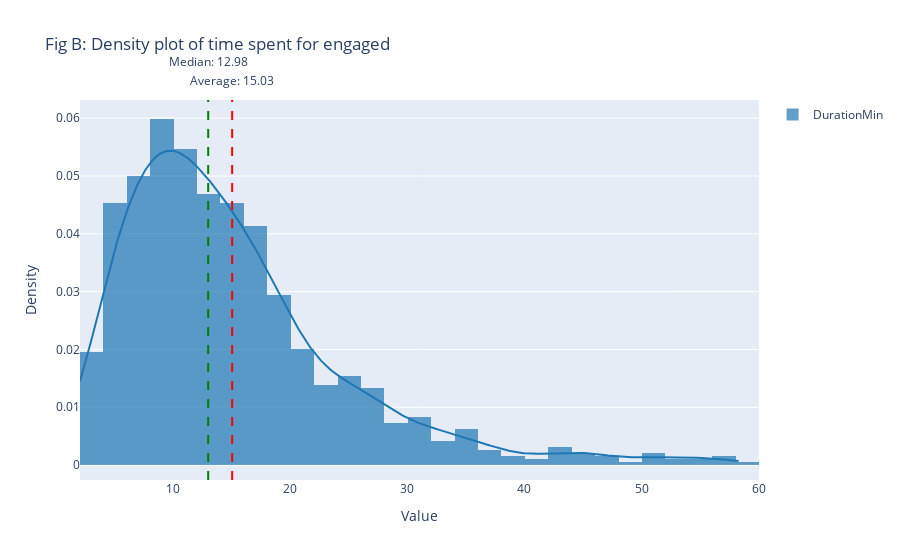

The cell this chart's notebook holds for it:
### Markdown cell above
#### Time spent on surveys

### Code cell
import plotly.express as px
import plotly.figure_factory as ff


clean_data = pd.read_csv(OUT / "data" / "data_clean.csv")

clean_data = clean_data[clean_data['aware'] == 0]

clean_data['DurationMin'] = clean_data['Duration (in seconds)'] / 60

clean_data = clean_data[clean_data['DurationMin'] < 60]

# Calculate the average and median
average_duration = clean_data['DurationMin'].mean()
median_duration = clean_data['DurationMin'].median()

fig = ff.create_distplot([clean_data['DurationMin']], ['DurationMin'], show_curve=True, show_rug=False, bin_size=2.0)

fig.add_shape(
    type='line',
    x0=average_duration,
    x1=average_duration,
    y0=0,
    y1=1,
    xref='x',
    yref='paper',
    line=dict(color='red', width=2, dash='dash'),
    name=f'Average: {average_duration:.2f}'
)

fig.add_shape(
    type='line',
    x0=median_duration,
    x1=median_duration,
    y0=0,
    y1=1,
    xref='x',
    yref='paper',
    line=dict(color='green', width=2, dash='dash'),
    name=f'Median: {median_duration:.2f}'
)

# Add labels for average and median values
fig.add_annotation(
    x=average_duration,
    y=1.08,
    xref='x',
    yref='paper',
    text=f'Average: {average_duration:.2f}',
    showarrow=False,
    arrowhead=4,
    ax=0,
    ay=-40
)

fig.add_annotation(
    x=median_duration,
    y=1.13,
    xref='x',
    yref='paper',
    text=f'Median: {median_duration:.2f}',
    showarrow=False,
    arrowhead=4,
    ax=0,
    ay=-40
)

# Update the layout if needed
fig.update_layout(
    title='Density Plot with Smooth Line',
    xaxis_title='Value',
    yaxis_title='Density'
)
# Update the layout if needed
fig.update_layout(title='Fig B: Density plot of time spent for engaged', xaxis_title='Value', yaxis_title='Density')


# Show the plot
fig.show()

### Figure 1 — Plotly figure (JSON) as saved in the notebook; plotly's stock layout.template omitted (floating-point values rounded to 4 significant figures; data arrays with more than 128 entries replaced by an {"elided": "..."} marker saying what was removed)
{"data": [{"autobinx": false, "histnorm": "probability density", "legendgroup": "DurationMin", "marker": {"color": "rgb(31, 119, 180)"}, "name": "DurationMin", "opacity": 0.7, "type": "histogram", "x": {"elided": "969 float values"}, "xaxis": "x", "xbins": {"end": 58.4, "size": 2, "start": 2.033}, "yaxis": "y"}, {"legendgroup": "DurationMin", "marker": {"color": "rgb(31, 119, 180)"}, "mode": "lines", "name": "DurationMin", "showlegend": false, "type": "scatter", "x": {"elided": "500 float values"}, "xaxis": "x", "y": {"elided": "500 float values"}, "yaxis": "y"}], "layout": {"annotations": [{"arrowhead": 4, "ax": 0, "ay": -40, "showarrow": false, "text": "Average: 15.03", "x": 15.03, "xref": "x", "y": 1.08, "yref": "paper"}, {"arrowhead": 4, "ax": 0, "ay": -40, "showarrow": false, "text": "Median: 12.98", "x": 12.98, "xref": "x", "y": 1.13, "yref": "paper"}], "barmode": "overlay", "hovermode": "closest", "legend": {"traceorder": "reversed"}, "shapes": [{"line": {"color": "red", "dash": "dash", "width": 2}, "name": "Average: 15.03", "type": "line", "x0": 15.03, "x1": 15.03, "xref": "x", "y0": 0, "y1": 1, "yref": "paper"}, {"line": {"color": "green", "dash": "dash", "width": 2}, "name": "Median: 12.98", "type": "line", "x0": 12.98, "x1": 12.98, "xref": "x", "y0": 0, "y1": 1, "yref": "paper"}], "title": {"text": "Fig B: Density plot of time spent for engaged"}, "xaxis": {"anchor": "y2", "domain": [0, 1], "title": {"text": "Value"}, "zeroline": false}, "yaxis": {"anchor": "free", "domain": [0, 1], "position": 0, "title": {"text": "Density"}}}}
